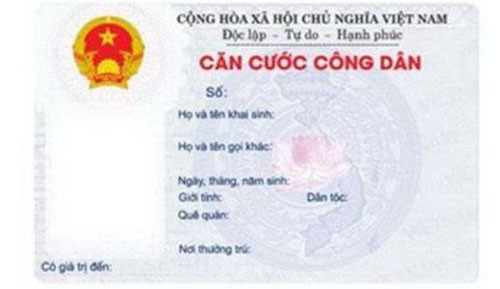
#> input picture images/the_cancuoc_congdan.jpg, 500 x 289 px
$ python 01.py   (older library calls are emulated)
#> lines starting #> are read from the running program, lines starting #| are printed output that depends on the picture; after the words box and inside, x2 and y2 are one past the last pixel; in counts of white or black regions, pixels touching at a corner belong together
import cv2
import numpy as np

I  = cv2.imread('../images/the_cancuoc_congdan.jpg')
#> I is the input picture: shape (289, 500, 3); mean B, G, R 232.4, 229.5, 232.1

cv2.imshow('Cau 1',I[:,:,0])
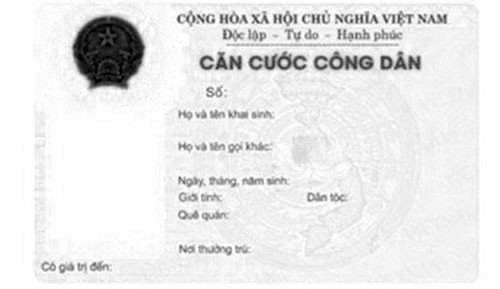
#> window 'Cau 1': shape (289, 500); min 0, max 255, mean 232.4

Ig = np.zeros((I.shape[0], I.shape[1]), dtype='uint8')
for i in range(I.shape[0]):
    for j in range(I.shape[1]):
        Ig[i][j] = int(0.39 * I[i][j][2]) + int(0.5 * I[i][j][1]) + int(0.11 * I[i][j][0])
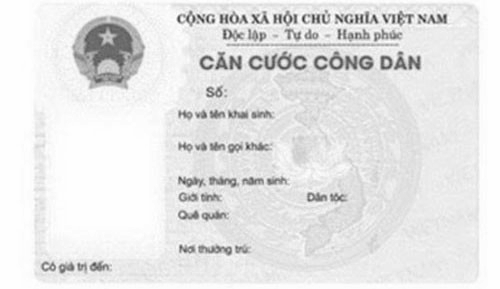
#> Ig: shape (289, 500); min 39, max 254, mean 229.6

cv2.imshow('Cau 2',Ig)

threshold, Ib = cv2.threshold(Ig,0,255,cv2.THRESH_OTSU)
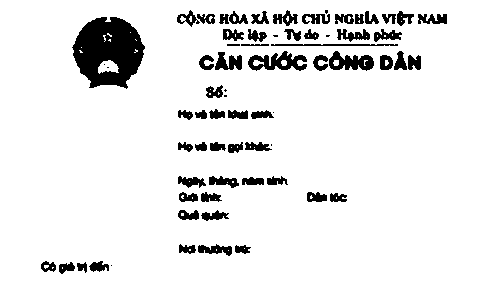
#> Ib: shape (289, 500); 91.3% white; 69 black regions (10 under 20 px), largest, box (x1, y1, x2, y2) and area: (72, 17, 145, 89) 3587, (248, 51, 307, 71) 647, (329, 51, 374, 71) 534
#> threshold = 192
cv2.imshow("Cau 3", Ib)


Im = cv2.blur(Ig, (4,4))
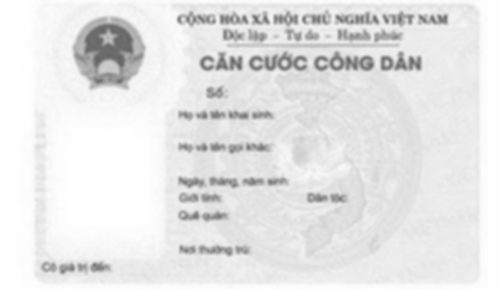
#> Im: shape (289, 500); min 100, max 254, mean 229.7
cv2.imshow("Cau 4", Im)

_,contours,_ = cv2.findContours(Im, cv2.RETR_TREE, cv2.CHAIN_APPROX_SIMPLE)
#> contours = [[[0, 0], [0, 288], [499, 288], [499, 0]]]


cv2.drawContours(I, contours, -1, (0,0,255),2)
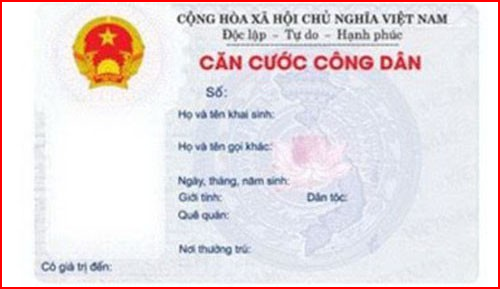
#> I: shape (289, 500, 3); 2.17% of pixels changed, all inside (x1, y1, x2, y2) = (0, 0, 500, 289)
cv2.imshow('Cau 5',I)

cv2.waitKey()
